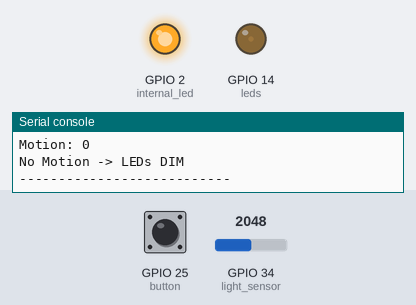
A program run on a simulated ESP32 board running MicroPython. On the bench: output pins drawn as LEDs (lit = HIGH), the last lines printed to the serial console. The test bench sets the inputs (shaded band); at power-on: GPIO 34 (light_sensor) = 2048, GPIO 25 (button) HIGH (analog values on the 0–4095 scale). The clock reads 2024-03-15 10:24:30 at power-on unless the program sets it.

Above: at 1.2 s.
1.3 s: GPIO 34 (light_sensor) set to 1832
2.8 s: GPIO 34 (light_sensor) set to 1743
At 4.3 s:
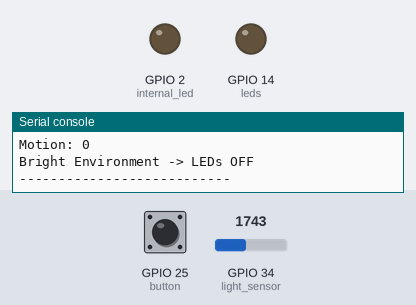
4.6 s: GPIO 25 (button) pulled LOW for 0.25 s
At 5.53 s:
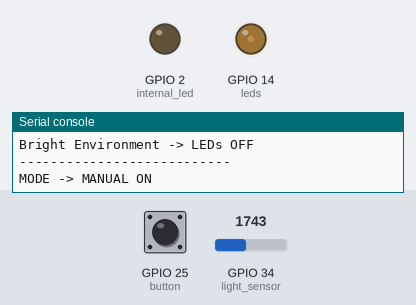
At 6.03 s:
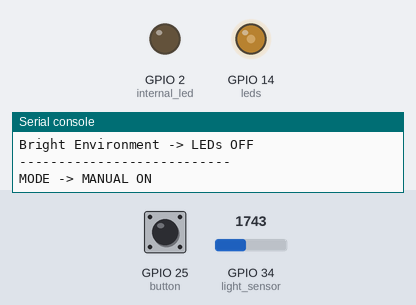
7.6 s: GPIO 25 (button) pulsed LOW 5 times (0.12 s each, 0.3 s apart)
10.6 s: GPIO 25 (button) pulsed LOW 5 times (0.12 s each, 0.3 s apart)
13.6 s: GPIO 25 (button) pulled LOW for 1 s
At 17.3 s:
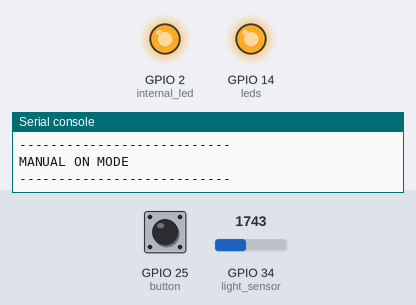
Timing chart, 0 to 17.6 s (numbered marks = the images above; inputs shaded):
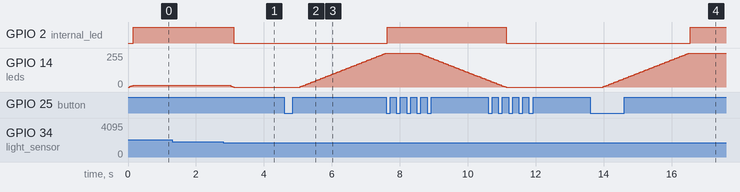

The program:

main.py
```python
from machine import Pin, ADC, PWM
import time

# =========================================
# LEDs on GPIO14
# =========================================
leds = PWM(Pin(14))
leds.freq(1000)

# =========================================
# Internal ESP32 Blue LED
# =========================================
internal_led = Pin(2, Pin.OUT)

# =========================================
# Light Sensor on GPIO34
# =========================================
light_sensor = ADC(Pin(34))
light_sensor.atten(ADC.ATTN_11DB)
light_sensor.width(ADC.WIDTH_12BIT)

# =========================================
# PIR Motion Sensor on GPIO27
# =========================================
motion_sensor = Pin(27, Pin.IN)

# =========================================
# Push Button on GPIO25
# =========================================
button = Pin(25, Pin.IN, Pin.PULL_UP)

# =========================================
# Variables
# =========================================
motion_timeout = 5
last_motion_time = 0

current_brightness = 0

# Modes
# 0 = AUTO
# 1 = MANUAL ON
# 2 = MANUAL OFF
mode = 0

last_button_state = 1

# =========================================
# Fade Function
# =========================================
def fade_to(target):

    global current_brightness

    if target > current_brightness:

        for value in range(current_brightness, target + 1, 20):
            leds.duty(value)
            time.sleep(0.05)

    elif target < current_brightness:

        for value in range(current_brightness, target - 1, -20):
            leds.duty(value)
            time.sleep(0.05)

    current_brightness = target
    leds.duty(current_brightness)

# =========================================
# Main Program
# =========================================
print("Smart Auto / Manual Lighting System Running...")

while True:

    # =====================================
    # Button Reading
    # =====================================
    button_state = button.value()

    # Button Press Detection
    if button_state == 0 and last_button_state == 1:

        mode += 1

        if mode > 2:
            mode = 0

        # Print Current Mode
        if mode == 0:
            print("MODE -> AUTO")

        elif mode == 1:
            print("MODE -> MANUAL ON")

        elif mode == 2:
            print("MODE -> MANUAL OFF")

        time.sleep(0.3)

    last_button_state = button_state

    # =====================================
    # AUTO MODE
    # =====================================
    if mode == 0:

        light_value = light_sensor.read()
        motion = motion_sensor.value()

        print("Light:", light_value)
        print("Motion:", motion)

        # Bright Environment
        if light_value < 1800:

            fade_to(0)
            internal_led.off()

            print("Bright Environment -> LEDs OFF")

        # Dark Environment
        else:

            # Motion Detected
            if motion == 1:

                last_motion_time = time.time()

                fade_to(1023)
                internal_led.on()

                print("Motion Detected -> LEDs HIGH")

            else:

                elapsed = time.time() - last_motion_time

                # Keep LEDs bright after motion
                if elapsed < motion_timeout:

                    fade_to(1023)
                    internal_led.on()

                    print("Waiting Timeout -> LEDs STILL HIGH")

                else:

                    fade_to(50)
                    internal_led.on()

                    print("No Motion -> LEDs DIM")

    # =====================================
    # MANUAL ON MODE
    # =====================================
    elif mode == 1:

        fade_to(1023)
        internal_led.on()

        print("MANUAL ON MODE")

    # =====================================
    # MANUAL OFF MODE
    # =====================================
    elif mode == 2:

        fade_to(0)
        internal_led.off()

        print("MANUAL OFF MODE")

    print("---------------------------")

    time.sleep(0.2)
```

Measured:
- the behaviour switches between 1800 and 1799 on GPIO 34 (light_sensor) (found by bisection; images 0 and 1)
- after the input at 2.8 s, GPIO 2 (internal_led): HIGH → LOW after 0.32 s; GPIO 14 (leds): 12/255 → 0/255 after 0.22 s
- after the input at 4.6 s, GPIO 14 (leds): moves from 0/255 to 254/255 over 2.5 s, starting after 0.48 s
- after the input at 13.6 s, GPIO 2 (internal_led): LOW → HIGH after 2.9 s; GPIO 14 (leds): moves from 0/255 to 255/255 over 2.6 s, starting after 0.39 s
